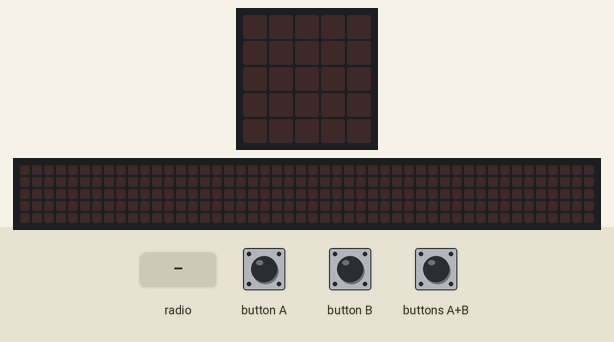
Bench run of a program on a simulated BBC micro:bit (MakeCode). On the bench: the board's 5×5 LED display, a strip that is not on the board, showing the scrolling text unrolled. The inputs (shaded band) are chosen by the test bench. The 48×5 strip is a reading aid, not a part: it shows the text the display is scrolling, unrolled, one strip-width of it at a time.

Above: at 1.2 s.
1.3 s: radio message "Si" arrives
At 3.8 s:
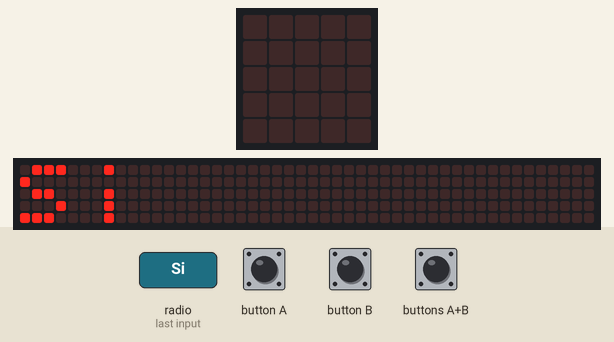
4.3 s: radio message "No" arrives
At 6.77 s:
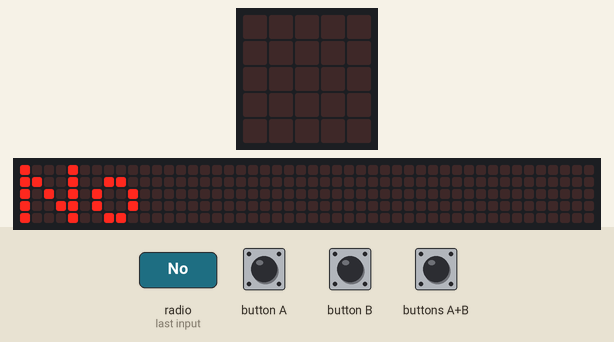
12.1 s: radio message "Si" arrives
At 12.32 s:
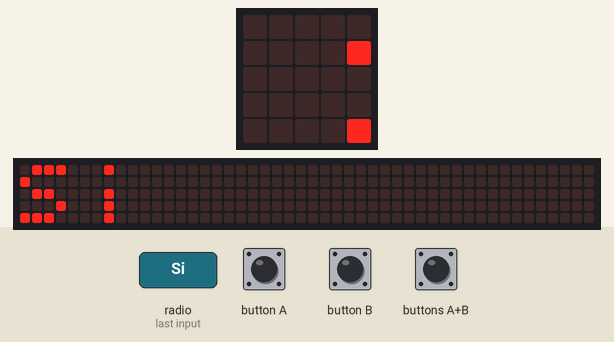
Timing chart, 0 to 15.1 s (numbered marks = the images above; inputs shaded):
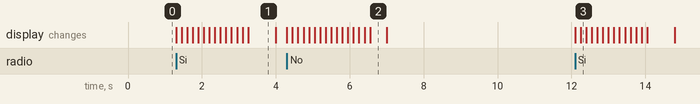

The program:

main.ts
```typescript
input.onButtonPressed(Button.A, function () {
    radio.sendString("Si")
})
input.onButtonPressed(Button.AB, function () {
    radio.sendString("¿Juegas?")
})
radio.onReceivedString(function (receivedString) {
    if (receivedString == "¿Juegas?") {
        basic.showString("¿Juegas?")
    } else if (receivedString == "Si") {
        basic.showString("Si")
    } else {
        basic.showString("No")
    }
})
input.onButtonPressed(Button.B, function () {
    radio.sendString("No")
})
radio.setGroup(1)
```

test.ts
```typescript
// aquí va el archivo "tests"; esto no se compilará cuando este paquete se utilice como una extensión.
```

Measured:
- after the input at 1.3 s, the display: changes at once (image 1)
- after the input at 4.3 s, the display: changes at once (image 2)
- after the input at 12.1 s, the display: first changes at once (image 3 shows a later state)
- what the display in image 1 shows lasts 0.7 s, from 3.3 s to 4.0 s
- what the display in image 2 shows lasts 0.4 s, from 6.6 s to 7.0 s
